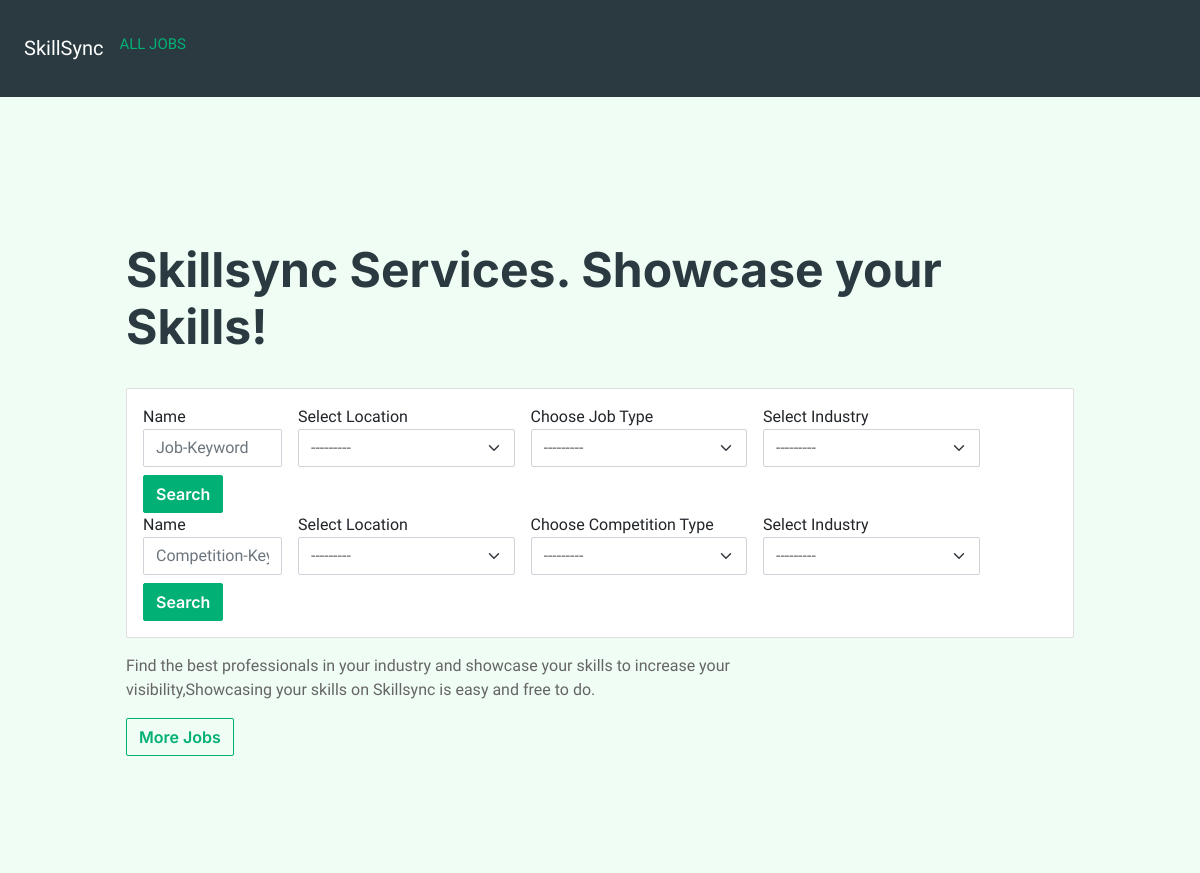
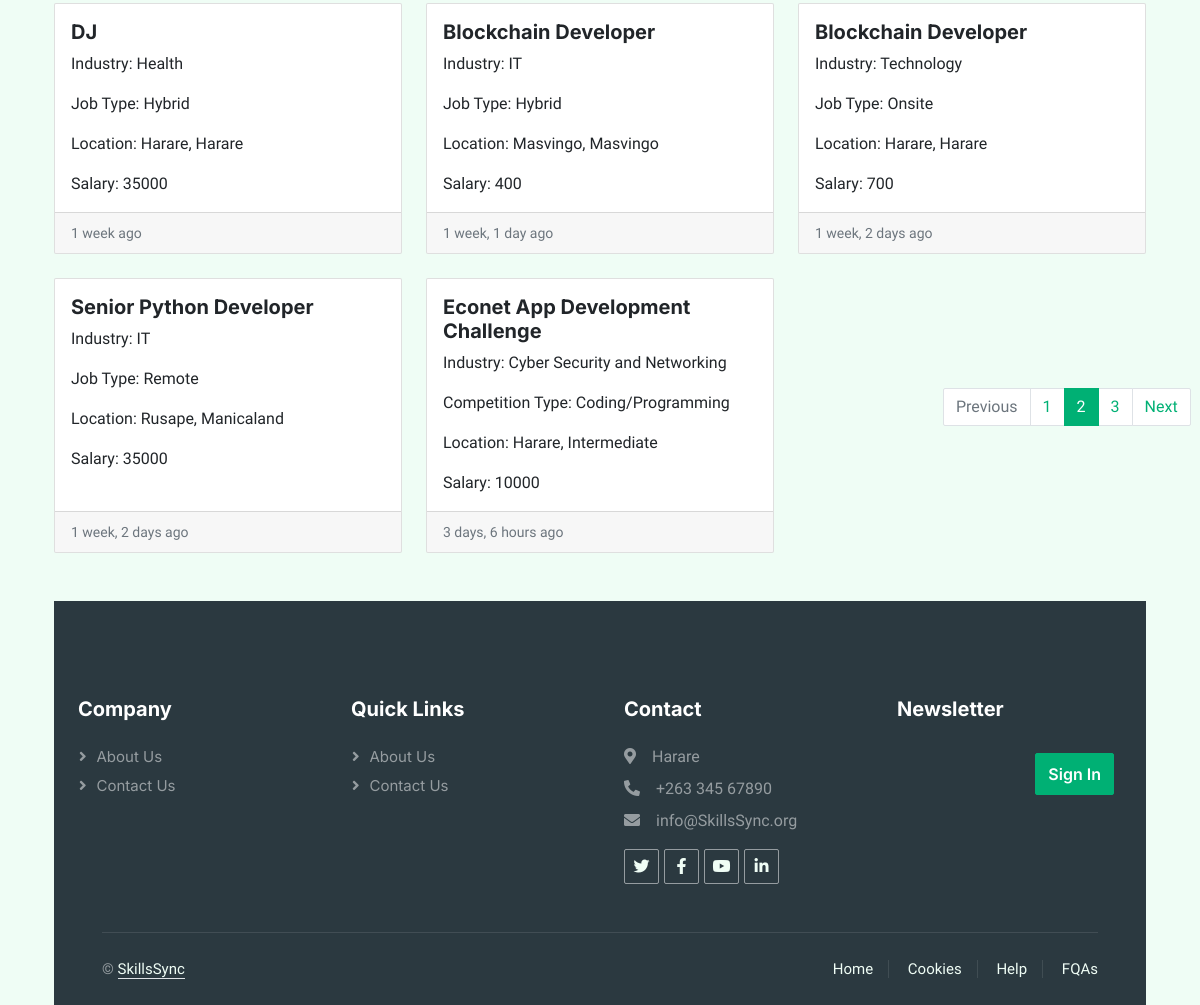
The page / on the database its author committed (2 pictures, top to bottom).
### job/models.py (models this page shows, shortened)
class Job(models.Model):
    job_type_choices = (
        ('Remote','Remote'),
        ('Onsite','Onsite'),
        ('Hybrid','Hybrid')
    )
    user = models.ForeignKey(User, on_delete = models.CASCADE)
    company = models.ForeignKey(Company, on_delete = models.CASCADE)
    title = models.CharField(max_length=100)
    city = models.CharField(max_length= 100)
    salary = models.PositiveIntegerField(default =35000 )
    requirements = models.TextField()
    ideal_candidate = models.TextField()
    is_available = models.BooleanField(default=True) # if job is available or not
    timestamp = models.DateTimeField(auto_now_add=True)
    industry = models.ForeignKey(Industry, on_delete = models.DO_NOTHING, null = True, blank = True)
    province = models.ForeignKey(Province, on_delete= models.DO_NOTHING, null = True, blank= True)
    job_type = models.CharField(max_length=20, choices = job_type_choices, null = True, blank = True)

class Industry(models.Model):
    name = models.CharField(max_length=100)
    def __str__(self):
        return self.name

class Province(models.Model):
    name = models.CharField(max_length=100)
    def __str__(self):
        return self.name

### compete/models.py (models this page shows, shortened)
class Compete(models.Model):
    compete_type_choices = (
        ('Coding/Programming','Coding/Programming'),
        ('Innovation/Startup','Innovation/Startup'),
        ('Design/UX','Design/UX')
    )
    user = models.ForeignKey(User, on_delete = models.CASCADE)
    company = models.ForeignKey(Company, on_delete = models.CASCADE)
    title = models.CharField(max_length=100)
    city = models.CharField(max_length= 100)
    salary = models.PositiveIntegerField(default =35000 )
    requirements = models.TextField()
    ideal_candidate = models.TextField()
    is_available = models.BooleanField(default=True) # if compete is available or not
    timestamp = models.DateTimeField(auto_now_add=True)
    industry = models.ForeignKey(Industry, on_delete = models.DO_NOTHING, null = True, blank = True)
    province = models.ForeignKey(Province, on_delete= models.DO_NOTHING, null = True, blank= True)
    compete_type = models.CharField(max_length=20, choices = compete_type_choices, null = True, blank = True)

class Industry(models.Model):
    name = models.CharField(max_length=100)
    def __str__(self):
        return self.name

class Province(models.Model):
    name = models.CharField(max_length=100)
    def __str__(self):
        return self.name

### website/views.py (the view)
# urls.py: 2. Add a URL to urlpatterns:  path('', views.home, name='home')
def home(request):
    filter = JobFilter(request.GET, queryset=Job.objects.filter(is_available=True).order_by('-timestamp'))
    compete_filter = CompeteFilter(request.GET, queryset=Compete.objects.filter(is_available=True).order_by('-timestamp'))
    context = {'filter': filter, 'compete_filter': compete_filter}
    return render(request, 'website/home.html', context)

### templates/website/home.html
{% extends 'base.html'%}
{% load humanize %}
{% load widget_tweaks %}
{% block content%}
<section>
    <div class="p-5 mb-4 bg-light rounded-3">
        <div class = "container-fluid py-5">
            <h2 class="display-5 fw-bold">Skillsync Services. Showcase your Skills!</h2> <br>
            <div class="card">
                <div class="card-body">
                    <form class="row gy-2 gx-3 align-items-center" method = "GET">
                        <div class="col-sm-2">
                            <label   for="autoSizingInput">Name</label>
                            {% render_field filter.form.title id="autoSizingInput"  class="form-control" placeholder="Job-Keyword"%}
                        </div>
                            <div class="col-sm-3">
                                <label  for="autoSizingSelect">Select Location</label>
                                {% render_field filter.form.province class="form-select" %}
                            </div>
                            <div class="col-sm-3">
                                <label for="autoSizingSelect">Choose Job Type</label>
                                {% render_field filter.form.job_type class="form-select" %}
                            </div>
                            <div class="col-sm-3">
                                <label  for="autoSizingSelect">Select Industry</label>
                                {% render_field filter.form.industry  class="form-select" %}
                            </div>
                        <div class="col-auto">
                            <button type="submit" class="btn btn-primary">Search</button>
                        </div>
                    </form>
                    <form class="row gy-2 gx-3 align-items-center" method = "GET">
                        <div class="col-sm-2">
                            <label   for="autoSizingInput">Name</label>
                            {% render_field compete_filter.form.title id="autoSizingInput"  class="form-control" placeholder="Competition-Keyword"%}
                        </div>
                            <div class="col-sm-3">
                                <label  for="autoSizingSelect">Select Location</label>
                                {% render_field compete_filter.form.province class="form-select" %}
                            </div>
                            <div class="col-sm-3">
                                <label for="autoSizingSelect">Choose Competition Type</label>
                                {% render_field compete_filter.form.compete_type class="form-select" %}
                            </div>
                            <div class="col-sm-3">
                                <label  for="autoSizingSelect">Select Industry</label>
                                {% render_field compete_filter.form.industry  class="form-select" %}
                            </div>
                        <div class="col-auto">
                            <button type="submit" class="btn btn-primary">Search</button>
                        </div>
                    </form>
                </div>
            </div>
            <p class="col-md-8 fs-6 mt-3">
                Find the best professionals in your industry and showcase your skills to increase your visibility,Showcasing your skills on Skillsync is easy and free to do.</p>
                <a href ="{% url 'job-listing' %}"class="btn btn-outline-primary">More Jobs</a>
        </div>
    </div>
</section>
<div class="row row-cols-1 row-cols-md-3 g-4">
    {% for job in filter.qs %}
    <div class="col">
        <div class="card h-100">
            <div class="card-body">
                <h5 class="card-title">{{job.title}}</h5>
                <p class="card-text">Industry: {{job.industry}}</p>
                <p class="card-text">Job Type: {{job.job_type}}</p>
                <p class="card-text">Location: {{job.city}}, {{job.province}}</p>
                <p class="card-text">Salary: {{job.salary}}</p>
            </div>
            <div class="card-footer">
                <small class ="text-muted">{{job.timestamp|naturaltime}}</small>
            </div>
        </div>
    </div>
    <br>
    {% endfor %}
     {% for compete in compete_filter.qs  %}
    <div class="col">
        <div class="card h-100">
            <div class="card-body">
                <h5 class="card-title">{{compete.title}}</h5>
                <p class="card-text">Industry: {{compete.industry}}</p>
                <p class="card-text">Competition Type: {{compete.compete_type}}</p>
                <p class="card-text">Location: {{compete.city}}, {{compete.province}}</p>
                <p class="card-text">Salary: {{compete.salary}}</p>
            </div>
            <div class="card-footer">
                <small class ="text-muted">{{compete.timestamp|naturaltime}}</small>
            </div>
        </div>
    </div>
    <br>
    {% endfor %}
<div class="row align-items-center">
    <div class="col-md-10 mx-auto col-lg-2 mt-4">
        <nav aria-label="...">
            <ul class ="pagination">
                <li class="page-item disabled"><a class="page-link" href="#" tabindex="-1">Previous</a></li>
                <li class="page-item"><a class="page-link" href="#">1</a></li>
                <li class="page-item active" aria-current="page">
                    <a class="page-link" href="#">2 </a>
                </li>
                <li class="page-item"><a class="page-link" href="#">3</a></li>
                <li class="page-item"><a class="page-link" href="#">Next</a></li>
            </ul>
        </nav>
    </div>
</div>
{% endblock content%}

### css/style.css (style rules this page uses)
:root { --primary: #00B074; --secondary: #2B9BFF; --light: #EFFDF5; --dark: #2B3940; }
.btn { font-family: 'Inter', sans-serif; font-weight: 600; transition: .5s; }
.btn.btn-primary, .btn.btn-secondary { color: #FFFFFF; }

### rows shown on the page
Job: title "DJ", industry "Health", job_type "Hybrid", city "Harare", province "Harare", salary "35000", timestamp "1 week ago"
Job: title "Blockchain Developer", industry "IT", job_type "Hybrid", city "Masvingo", province "Masvingo", salary "400", timestamp "1 week, 1 day ago"
Job: title "Blockchain Developer", industry "Technology", job_type "Onsite", city "Harare", province "Harare", salary "700", timestamp "1 week, 2 days ago"
Job: title "Senior Python Developer", industry "IT", job_type "Remote", city "Rusape", province "Manicaland", salary "35000", timestamp "1 week, 2 days ago"
Compete: title "Econet App Development Challenge", industry "Cyber Security and Networking", compete_type "Coding/Programming", city "Harare", province "Intermediate", salary "10000", timestamp "3 days, 6 hours ago"
